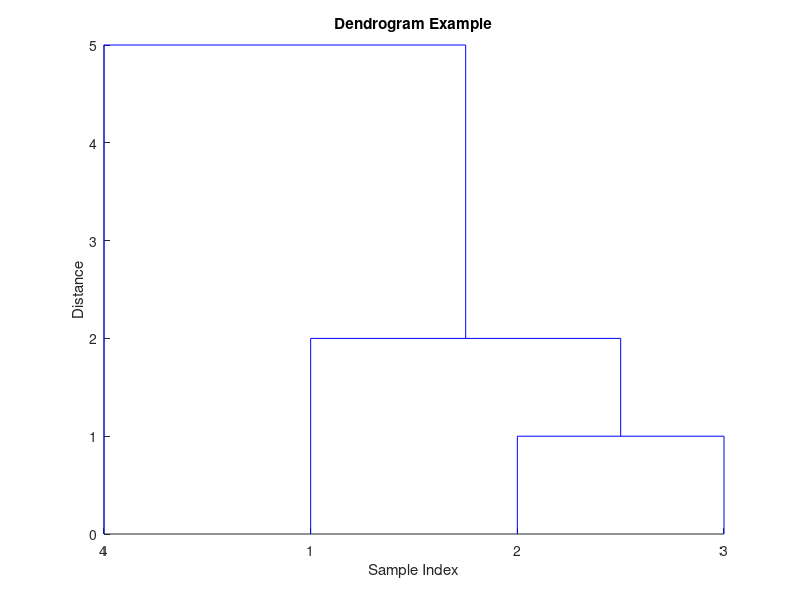

This figure's MATLAB source:
% 방송통신대학교 정보과학과 지능형정보처리시스템
% 계층적 군집화 알고리즘 수행 및 덴드로그램 출력

pkg load statistics	% Load statistics package
X = [1; 4; 3; 9];	% Generate Sample Data
Y = pdist(X);		% Compute distance between each sample	(Default, Euclidean distance)
Z = linkage(Y);		% Agglomerative hierarchical cluter tree (Default, single linkage)
dendrogram(Z)		% Plot dendrogram
title('Dendrogram Example')
xlabel('Sample Index')
ylabel('Distance')
